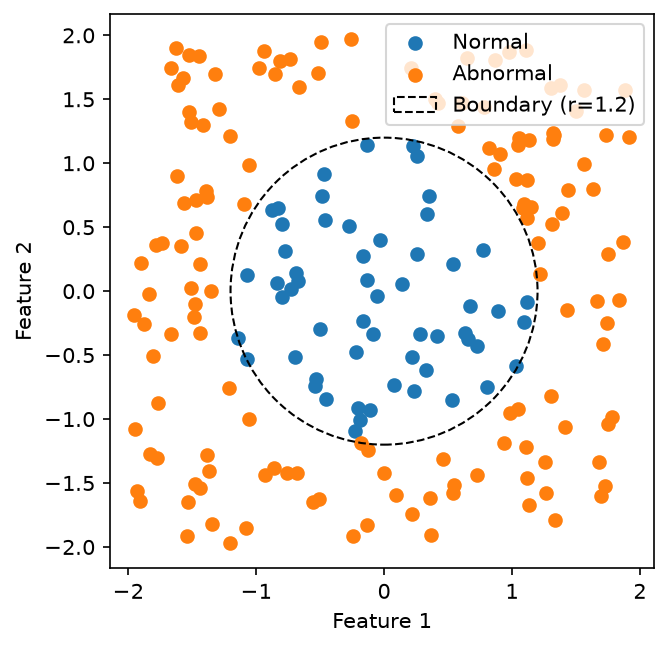

Write Python code to recreate this figure.
import numpy as np
import matplotlib.pyplot as plt
from pathlib import Path

def main():
    #===================== Step1 創造隨機（x₁,x₂)特徵 ======================#

    rng = np.random.default_rng(42)
    X = rng.uniform(-2, 2, size=(200, 2))

    #print("第一次取樣：", rng.random(5))
    #print("第二次取樣：", rng.random(5))
    print("前 5 筆資料：")
    print(X[:5])
    print("X.shape：", X.shape)

    '''
    備註：
    1. (-2, 2)代表：-2 <= X < 2
    2. size=(200, 2)：200 列、2 欄；每列是一筆樣本，每欄是一個 Feature。
    3. X[:5]：取索引 0 到 4，也就是前 5 筆樣本。
    4. X.shape：查看陣列各軸的長度，預期為 (200, 2)
    '''

    #===================== Step2 模擬圓形正異常樣本邊界 ======================#

    is_abnormal = X[:, 0] ** 2 + X[:, 1] ** 2 > 1.44
    y = is_abnormal.astype(np.int64)

    print("前5筆資料：", y[:5])
    print("y.shape", y.shape)
    print("y.dtype", y.dtype)

    '''
    備註：
    假定Normal：0，x₁**2 + x₂**2 <= 1.44，在圓內或圓上。
    Abnormal：1，x₁**2 + x₂**2 > 1.44，在圓外。
    是一個以原點為圓心、半徑為 1.2 的圓
    先取出每筆資料的兩個座標：
    X[:, 0]  # 所有樣本的第一個 Feature，也就是 x₁
    X[:, 1]  # 所有樣本的第二個 Feature，也就是 x₂
    本次主要是存成整數型別，不一定只能選int64
    '''

    #===================== Step3 轉成二元分類資訊 ======================#

    normal_mask = y == 0
    X_normal = X[normal_mask]

    abnormal_mask = y == 1
    X_abnormal = X[abnormal_mask]

    print("Normal資料形狀:", X_normal.shape)
    print("Abnormal資料形狀:", X_abnormal.shape)
    print("X.ndim:", X.ndim)
    print("X.dtype:", X.dtype)
    print("y.ndim:", y.ndim)

    '''
    備註：
    Mask 是篩選條件，篩選結果的內容來自 X
    這行只拿 y 的每個元素和 0 比較，沒有再計算 X 的平方：

    X：兩個座標                    y      normal_mask
    [ 1.0958, -0.2445]             0         True
    [ 1.4344,  0.7895]             1         False
    [-1.6233,  1.9025]             1         False
    ...
    因此 normal_mask.shape 是 (200,)，每個布林值回答：「這一列要不要保留？」
    X_normal = X[normal_mask]意思是「從 X 裡，取出 Mask 為 True 的那些列」。
    每列原本有兩個座標，取出後仍保留兩個座標，所以結果是 (57, 2)
    而因為X抽樣時是帶小數的數值，而 rng.uniform() 預設用 float64
    所以X.dtype答案仍是float64
    '''

    #===================== Step4 使用圖表轉成可視化 ======================#

    fig, ax = plt.subplots()

    ax.scatter(
        X_normal[:, 0],
        X_normal[:, 1],
        label="Normal",
    )

    ax.scatter(
        X_abnormal[:, 0],
        X_abnormal[:, 1],
        label="Abnormal",
        color="tab:orange",
    )

    boundary = plt.Circle(
        (0, 0),
        radius=1.2,
        fill=False,
        edgecolor="black",
        linestyle="--",
        label="Boundary (r=1.2)",
    )
    ax.add_patch(boundary)
    ax.set_aspect("equal")

    ax.set_xlabel("Feature 1")
    ax.set_ylabel("Feature 2")
    ax.legend()

    figure_path = Path(__file__).resolve().parent / "synthetic_classification.png"
    fig.savefig(figure_path, dpi=150, bbox_inches="tight")
    print("圖檔已儲存：", figure_path)

    plt.close(fig)


    #===================== Step5 用程式驗證資料形狀與標籤 ======================#

    assert X.shape == (200, 2), "X 的形狀不符合預期"
    assert y.shape == (200,), "y 的形狀不符合預期"
    assert np.all((y == 0)|(y == 1)), "y 出現了 0、1 以外的標籤"

    radius_squared = X[:, 0] ** 2 + X[:, 1] ** 2

    assert np.all(radius_squared[y == 0] <= 1.44), "Normal 標籤有誤"
    assert np.all(radius_squared[y == 1] > 1.44), "Abnormal 標籤有誤"

    print("資料形狀與標籤驗證通過")


    #=============== Step6 重現所有資料再度確認同樣Seed結果是否相同 ==============#

    rng_check = np.random.default_rng(42)
    X_check = rng_check.uniform(-2, 2, size=(200,2))
    y_check = (X_check[:, 0] ** 2 + X_check[:, 1] ** 2 > 1.44).astype(np.int64)

    assert np.array_equal(X, X_check), "X 無法重現"
    assert np.array_equal(y, y_check), "y 無法重現"

    print("Seed 可重現性驗證通過")

if __name__ == "__main__":
    main()
